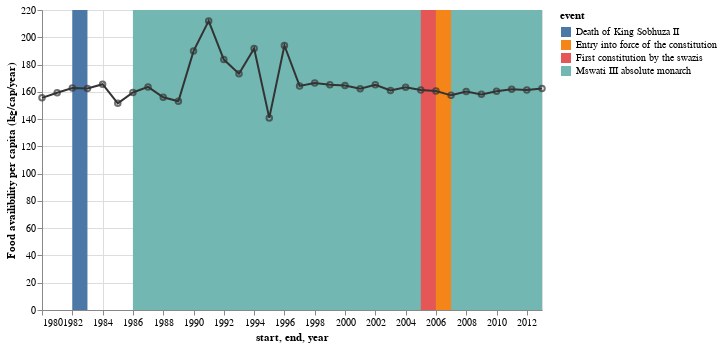

The notebook cell this image was saved under:
### Code cell
Swaziland = [
      {"year": "1980", "Food availibility per capita (kg/cap/year)": 155.588699},
      {"year": "1981", "Food availibility per capita (kg/cap/year)": 159.346641},
      {"year": "1982", "Food availibility per capita (kg/cap/year)": 162.718057},
      {"year": "1983", "Food availibility per capita (kg/cap/year)": 162.376886},
      {"year": "1984", "Food availibility per capita (kg/cap/year)": 165.589851},
      {"year": "1985", "Food availibility per capita (kg/cap/year)": 151.601143},
      {"year": "1986", "Food availibility per capita (kg/cap/year)": 159.518665},
      {"year": "1987", "Food availibility per capita (kg/cap/year)": 163.592688},
      {"year": "1988", "Food availibility per capita (kg/cap/year)": 155.983019},
      {"year": "1989", "Food availibility per capita (kg/cap/year)": 153.072325},
      {"year": "1990", "Food availibility per capita (kg/cap/year)": 189.866422},
      {"year": "1991", "Food availibility per capita (kg/cap/year)": 212.021716},
      {"year": "1992", "Food availibility per capita (kg/cap/year)": 183.628668},
      {"year": "1993", "Food availibility per capita (kg/cap/year)": 173.309277},
      {"year": "1994", "Food availibility per capita (kg/cap/year)": 191.785178},
      {"year": "1995", "Food availibility per capita (kg/cap/year)": 140.881454},
      {"year": "1996", "Food availibility per capita (kg/cap/year)": 193.956758},
      {"year": "1997", "Food availibility per capita (kg/cap/year)": 164.285137},
      {"year": "1998", "Food availibility per capita (kg/cap/year)": 166.432709},
      {"year": "1999", "Food availibility per capita (kg/cap/year)": 165.189251},
      {"year": "2000", "Food availibility per capita (kg/cap/year)": 164.636978},
      {"year": "2001", "Food availibility per capita (kg/cap/year)": 162.267616},
      {"year": "2002", "Food availibility per capita (kg/cap/year)": 165.145558},
      {"year": "2003", "Food availibility per capita (kg/cap/year)": 160.951190},
      {"year": "2004", "Food availibility per capita (kg/cap/year)": 163.383426},
      {"year": "2005", "Food availibility per capita (kg/cap/year)": 161.345016},
      {"year": "2006", "Food availibility per capita (kg/cap/year)": 160.619696},
      {"year": "2007", "Food availibility per capita (kg/cap/year)": 157.420266},
      {"year": "2008", "Food availibility per capita (kg/cap/year)": 160.272014},
      {"year": "2009", "Food availibility per capita (kg/cap/year)": 158.137415},
      {"year": "2010", "Food availibility per capita (kg/cap/year)": 160.432484},
      {"year": "2011", "Food availibility per capita (kg/cap/year)": 161.866048},
      {"year": "2012", "Food availibility per capita (kg/cap/year)": 161.344064},
      {"year": "2013", "Food availibility per capita (kg/cap/year)": 162.491229},
    ]

Events = [{"start": "1982","end": "1983","event": "Death of King Sobhuza II"},{"start":"1986","end":"2013","event":"Mswati III absolute monarch"},{"start":"2005","end":"2006","event":"First constitution by the swazis"},{"start":"2006","end":"2007","event":"Entry into force of the constitution"}]


Swaziland = alt.pd.DataFrame(Swaziland)
Events = alt.pd.DataFrame(Events)


line = alt.Chart(Swaziland).mark_line(color='#333').encode(
    alt.X('year:T', axis=alt.Axis(format='%Y')),
    y='Food availibility per capita (kg/cap/year)'
).properties(
    width=500,
    height=300
)

point = line.mark_point(color='#333')

rect = alt.Chart(Events).mark_rect().encode(
    x='start:T',
    x2='end:T',
    color='event:N'
)

rect + line + point

### Figure 1 — Vega-Lite specification as saved in the notebook (floating-point values rounded to 4 significant figures)
{"config": {"view": {"continuousWidth": 400, "continuousHeight": 300}}, "layer": [{"data": {"name": "data-f935283ab4e66e0649f29a938b4db826"}, "mark": "rect", "encoding": {"color": {"type": "nominal", "field": "event"}, "x": {"type": "temporal", "field": "start"}, "x2": {"field": "end"}}}, {"data": {"name": "data-0027b78ada28873a169edd6b1b4dd81c"}, "mark": {"type": "line", "color": "#333"}, "encoding": {"x": {"type": "temporal", "axis": {"format": "%Y"}, "field": "year"}, "y": {"type": "quantitative", "field": "Food availibility per capita (kg/cap/year)"}}, "height": 300, "width": 500}, {"data": {"name": "data-0027b78ada28873a169edd6b1b4dd81c"}, "mark": {"type": "point", "color": "#333"}, "encoding": {"x": {"type": "temporal", "axis": {"format": "%Y"}, "field": "year"}, "y": {"type": "quantitative", "field": "Food availibility per capita (kg/cap/year)"}}, "height": 300, "width": 500}], "$schema": "https://vega.github.io/schema/vega-lite/v4.8.1.json", "datasets": {"data-f935283ab4e66e0649f29a938b4db826": [{"start": "1982", "end": "1983", "event": "Death of King Sobhuza II"}, {"start": "1986", "end": "2013", "event": "Mswati III absolute monarch"}, {"start": "2005", "end": "2006", "event": "First constitution by the swazis"}, {"start": "2006", "end": "2007", "event": "Entry into force of the constitution"}], "data-0027b78ada28873a169edd6b1b4dd81c": [{"year": "1980", "Food availibility per capita (kg/cap/year)": 155.6}, {"year": "1981", "Food availibility per capita (kg/cap/year)": 159.3}, {"year": "1982", "Food availibility per capita (kg/cap/year)": 162.7}, {"year": "1983", "Food availibility per capita (kg/cap/year)": 162.4}, {"year": "1984", "Food availibility per capita (kg/cap/year)": 165.6}, {"year": "1985", "Food availibility per capita (kg/cap/year)": 151.6}, {"year": "1986", "Food availibility per capita (kg/cap/year)": 159.5}, {"year": "1987", "Food availibility per capita (kg/cap/year)": 163.6}, {"year": "1988", "Food availibility per capita (kg/cap/year)": 156.0}, {"year": "1989", "Food availibility per capita (kg/cap/year)": 153.1}, {"year": "1990", "Food availibility per capita (kg/cap/year)": 189.9}, {"year": "1991", "Food availibility per capita (kg/cap/year)": 212.0}, {"year": "1992", "Food availibility per capita (kg/cap/year)": 183.6}, {"year": "1993", "Food availibility per capita (kg/cap/year)": 173.3}, {"year": "1994", "Food availibility per capita (kg/cap/year)": 191.8}, {"year": "1995", "Food availibility per capita (kg/cap/year)": 140.9}, {"year": "1996", "Food availibility per capita (kg/cap/year)": 194.0}, {"year": "1997", "Food availibility per capita (kg/cap/year)": 164.3}, {"year": "1998", "Food availibility per capita (kg/cap/year)": 166.4}, {"year": "1999", "Food availibility per capita (kg/cap/year)": 165.2}, {"year": "2000", "Food availibility per capita (kg/cap/year)": 164.6}, {"year": "2001", "Food availibility per capita (kg/cap/year)": 162.3}, {"year": "2002", "Food availibility per capita (kg/cap/year)": 165.1}, {"year": "2003", "Food availibility per capita (kg/cap/year)": 161.0}, {"year": "2004", "Food availibility per capita (kg/cap/year)": 163.4}, {"year": "2005", "Food availibility per capita (kg/cap/year)": 161.3}, {"year": "2006", "Food availibility per capita (kg/cap/year)": 160.6}, {"year": "2007", "Food availibility per capita (kg/cap/year)": 157.4}, {"year": "2008", "Food availibility per capita (kg/cap/year)": 160.3}, {"year": "2009", "Food availibility per capita (kg/cap/year)": 158.1}, {"year": "2010", "Food availibility per capita (kg/cap/year)": 160.4}, {"year": "2011", "Food availibility per capita (kg/cap/year)": 161.9}, {"year": "2012", "Food availibility per capita (kg/cap/year)": 161.3}, {"year": "2013", "Food availibility per capita (kg/cap/year)": 162.5}]}}
